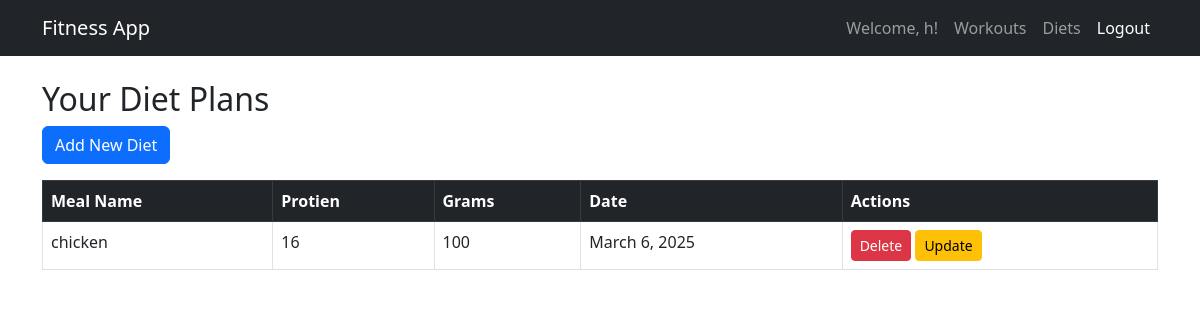
Screenshot of /diets/ (signed in) with the database file from the repository.
### fitness/models.py (models this page shows, shortened)
class CustomUser(AbstractUser):
    email = models.EmailField(unique=True) #ensure email is unique

class DietPlan(models.Model):
    user= models.ForeignKey(settings.AUTH_USER_MODEL, on_delete=models.CASCADE) #on_delete=models.CASCADE ensures that if a user is deleted, their diet plans are removed
    meal_name= models.CharField(max_length=255)
    protien= models.PositiveIntegerField(default=0 )
    grams= models.PositiveIntegerField(default=0)
    date= models.DateField(auto_now_add=True)
    objects= models.Manager()#This helps in tracking daily progress without requiring manual input

### fitness/views.py (the view)
# urls.py: path('diets/', views.diet_list, name='diet_list'),
@login_required
def diet_list(request):
    diets = DietPlan.objects.filter(user=request.user)
    return render(request, 'mydiets.html', {'diets': diets})

### fitness/templates/mydiets.html
{% extends 'base.html' %}
{% block content %}
<h2>Your Diet Plans</h2>
<a href="{% url 'add_diet' %}" class="btn btn-primary mb-3">Add New Diet</a>
<table class="table table-bordered">
    <thead class="table-dark">
        <tr>
            <th>Meal Name</th>
            <th>Protien</th>
            <th>Grams</th>
            <th>Date</th>
            <th>Actions</th>
        </tr>
    </thead>
    <tbody>
        {% for diet in diets %}
        <tr>
            <td>{{ diet.meal_name }}</td>
            <td>{{ diet.protien }}</td>
            <td>{{diet.grams}}</td>
            <td>{{ diet.date }}</td>
            <td>
                <a href="{% url 'delete_diet' diet.id %}" class="btn btn-danger btn-sm">Delete</a>
                <a href="{% url 'update_diet' diet.id %}" class="btn btn-warning btn-sm">Update</a>
            </td>
        </tr>
        {% endfor %}
    </tbody>
</table>
{% endblock %}

### fitness/templates/base.html (shortened to what this page needs)
{% load static %}
<!DOCTYPE html>
<html lang="en">
<head>
    <link rel="stylesheet" href="{% static 'css/style.css' %}">
    <link href="https://cdn.jsdelivr.net/npm/bootstrap@5.3.0/dist/css/bootstrap.min.css" rel="stylesheet">
</head>
<body>
    <nav class="navbar navbar-expand-lg navbar-dark bg-dark">
        <div class="container">
            <a class="navbar-brand" href="{% url 'home' %}">Fitness App</a>
            <div class="collapse navbar-collapse" id="navbarNav">
                <ul class="navbar-nav ms-auto">
                    {% if user.is_authenticated %}
                    <li class="nav-item"><a class="nav-link" href="{% url 'workout_list' %}">Welcome, {{ user.username }}!</a></li>
                        <li class="nav-item"><a class="nav-link" href="{% url 'workout_list' %}">Workouts</a></li>
                        <li class="nav-item"><a class="nav-link" href="{% url 'diet_list' %}">Diets</a></li>
                        <li class="nav-item"><a class="nav-link btn btn-danger text-white" href="{% url 'logout' %}">Logout</a></li>
                    {% else %}
                        <li class="nav-item"><a class="nav-link" href="{% url 'login' %}">Login</a></li>
                        <li class="nav-item"><a class="nav-link" href="{% url 'register' %}">Register</a></li>
                    {% endif %}
                </ul>
            </div>
        </div>
    </nav>
    <div class="container mt-4">
        {% block content %}
        {% endblock %}
    </div>
</body>
</html>

### rows the page displays
CustomUser: username "h"
DietPlan: meal_name "chicken", protien "16", grams "100", date "March 6, 2025"
